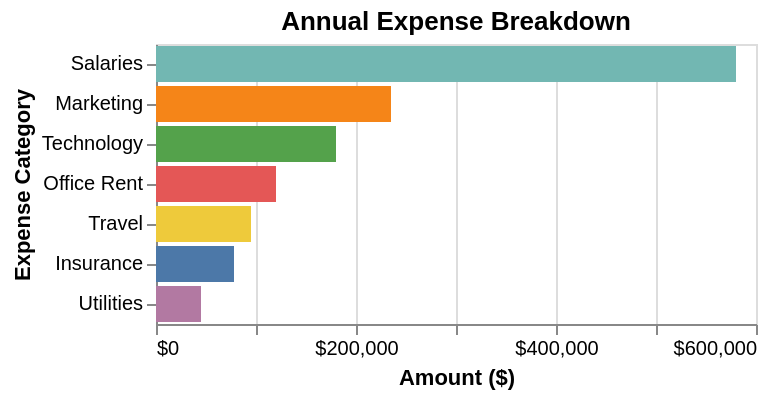

The specification (Vega-Lite) saved for this image:
### Vega-Lite specification from a JSON file in a GitHub repository (floating-point values rounded to 4 significant figures)
{"$schema": "https://vega.github.io/schema/vega-lite/v5.json", "description": "Expense breakdown by category", "data": {"values": [{"category": "Salaries", "amount": 580000}, {"category": "Marketing", "amount": 235000}, {"category": "Office Rent", "amount": 120000}, {"category": "Technology", "amount": 180000}, {"category": "Travel", "amount": 95000}, {"category": "Utilities", "amount": 45000}, {"category": "Insurance", "amount": 78000}]}, "mark": "bar", "encoding": {"y": {"field": "category", "type": "nominal", "axis": {"title": "Expense Category"}, "sort": "-x"}, "x": {"field": "amount", "type": "quantitative", "axis": {"title": "Amount ($)", "format": "$,.0f"}}, "color": {"field": "category", "type": "nominal", "legend": null}}, "title": "Annual Expense Breakdown"}
